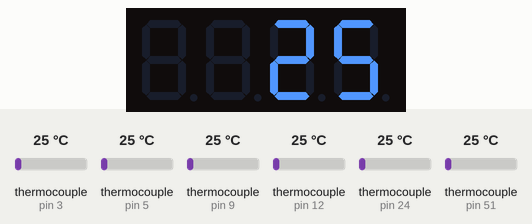
This sketch was run on a simulated Arduino Mega 2560, built with avr-gcc and run on an emulated ATmega2560. Shown: 4-digit seven-segment display. Inputs (shaded band) come from the test bench; at power-on: thermocouple (sensors on pin 3, pin 5, pin 9, pin 12, pin 24, pin 51) 25 °C. What the sketch prints to the serial monitor is not drawn.

Above: at 2.0 s.
2.1 s: thermocouple (sensor on pin 3) set to 6 °C
At 3.4 s:
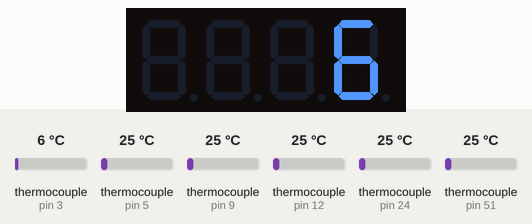
3.8 s: thermocouple (sensor on pin 3) set to 75 °C
At 5.2 s:
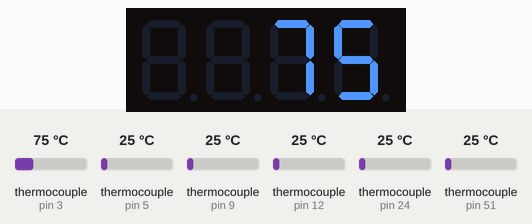
5.7 s: thermocouple (sensor on pin 3) set to 150 °C
At 6.4 s:
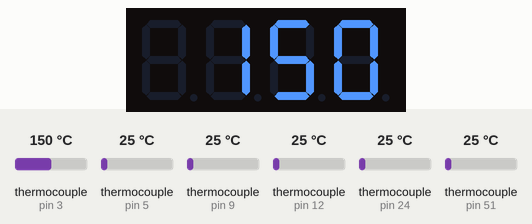
Timing chart, 0 to 8.7 s (numbered marks = the images above; inputs shaded):
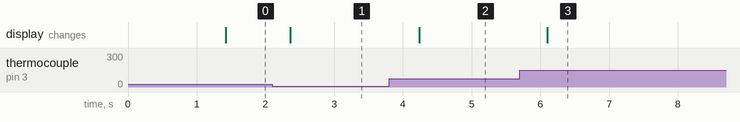

The sketch:

Sourcecode_Abgas_ohne_display.ino
```cpp
/*Sourcecode_Abgastemperaturanzeige*/

/* Digital Display Modell 5641AS
 * 7seg-pinout-annotated_1500.jpg
 * Zur Steuerung benutze ich eine schon existierende Bibliothek
 * https://github.com/DeanIsMe/SevSeg
 *
 * Draufsicht!
 * Zahl auswahl von links nach Rechts(8.8.8.8.):
 * 1. Segment Pin 12 links oben Masse(low) -> Board Pin 31
 * 2. Segment Pin 9 3. von rechts oben Masse(low) -> Board Pin 32
 * 3. Segment Pin 8 2. von rechts oben Masse(low) -> Board Pin 33
 * 4. Segment Pin 6 rechts unten Masse(low) -> Board Pin 34
 *
 * Segment der Zahl auswahl 8.:
 * Der Punkt (.) Pin 3 von links unten Plus(high) -> Board Pin 41
 * Horizontalstrich unten Pin 2 2. von links unten -> Board Pin 42
 * Horizontalstrich mitte Pin 5 2. von rechts unten -> Board Pin 43
 * Horizontalstrich oben Pin 11 2. von links oben -> Board Pin 44
 * Vertikalstrich links unten Pin 1 1. von links unten -> Board Pin 45
 * Vertikalstrich rechts unten Pin 4 4. von links unten -> Board Pin 46
 * Vertikalstrich links oben Pin 10 3. von links oben -> Board Pin 47
 * Vertikalstrich rechts oben Pin 7 rechts oben -> Board Pin 48
 */

#include "SevSeg.h"
#include "max6675.h"
#include "stdlib.h"

//Display init
SevSeg sevseg;

//Display stuff
//pin belegung
byte numDigits = 4;
byte digitPins[] = {31, 32, 33, 34};
byte segmentPins[] = {44 ,48, 46, 42, 45, 47, 43, 41};


//flags
bool resistorsOnSegments = false; //wichtig, false = resistor 330ohm an den Masse(low)digit(position) punkten, true = segment(zahlschnipsel) Plus(high) sonst schaden an der Platine möglich !
byte hardwareConfig = COMMON_CATHODE;//wichtig anode oder cathode beachten ! andere schaltung in der Anzeige
bool updateWithDelays = false;
bool leadingZeros = false;
bool disableDecPoint = false;


//Thermo stuff max6675
//Cylinder 1 pinout
int cylinder_1_so = 4;
int cylinder_1_cs = 3;
int cylinder_1_sck = 2;

//Cylinder 2 pinout
int cylinder_2_so = 7;
int cylinder_2_cs = 5;
int cylinder_2_sck = 6;

//Cylinder 3 pinout
int cylinder_3_so = 10;
int cylinder_3_cs = 9;
int cylinder_3_sck = 8;

//Cylinder 4 pinout
int cylinder_4_so = 13;
int cylinder_4_cs = 12;
int cylinder_4_sck = 11;

//Cylinder 5 pinout
int cylinder_5_so = 52;
int cylinder_5_cs = 51;
int cylinder_5_sck = 50;

//Cylinder 6 pinout
int cylinder_6_so = 26;
int cylinder_6_cs = 24;
int cylinder_6_sck = 22;


//module init
//Cylinder 1
MAX6675 thermo_modul_cylinder_1(cylinder_1_sck, cylinder_1_cs,cylinder_1_so );
//Cylinder 2
MAX6675 thermo_modul_cylinder_2(cylinder_2_sck, cylinder_2_cs,cylinder_2_so );
//Cylinder 3
MAX6675 thermo_modul_cylinder_3(cylinder_3_sck, cylinder_3_cs,cylinder_3_so );
//Cylinder 4
MAX6675 thermo_modul_cylinder_4(cylinder_4_sck, cylinder_4_cs,cylinder_4_so );
//Cylinder 5
MAX6675 thermo_modul_cylinder_5(cylinder_5_sck, cylinder_5_cs,cylinder_5_so );
//Cylinder 6
MAX6675 thermo_modul_cylinder_6(cylinder_6_sck, cylinder_6_cs,cylinder_6_so );
//readout timing counter
int mscount = 0;


void setup() {
  sevseg.begin(hardwareConfig, numDigits, digitPins, segmentPins, resistorsOnSegments, updateWithDelays, leadingZeros, disableDecPoint);
  Serial.begin(9600);
  delay(500);
}
void loop() {
  delay(1);
  mscount++;
  if(mscount == 800){
      int temp_cyl_1, temp_cyl_2, temp_cyl_3, temp_cyl_4, temp_cyl_5, temp_cyl_6;
      //Serial.print("Cyl_1(");
      Serial.print(temp_cyl_1 = thermo_modul_cylinder_1.readCelsius());
      //Serial.print(") ");
      //Serial.print("Cyl_2(");
      Serial.print(temp_cyl_2 = thermo_modul_cylinder_2.readCelsius());
      //Serial.print(") ");
      //Serial.print("Cyl_3(");
      Serial.print(temp_cyl_3 = thermo_modul_cylinder_3.readCelsius());
      //Serial.print(") ");
      //Serial.print("Cyl_4(");
      Serial.print(temp_cyl_4 = thermo_modul_cylinder_4.readCelsius());
      //Serial.print(") ");
      //Serial.print("Cyl_5(");
      Serial.print(temp_cyl_5 = thermo_modul_cylinder_5.readCelsius());
      //Serial.print(") ");
      //Serial.print("Cyl_6(");
      Serial.print(temp_cyl_6 = thermo_modul_cylinder_6.readCelsius());
      //Serial.print(") ");
      sevseg.setNumber(temp_cyl_1);
      mscount = 0;
    }
  sevseg.refreshDisplay();

  /* sevseg.setNumber(4444,0);
   sevseg.refreshDisplay();*/
  /* sevseg.setChars("1.956");
   sevseg.refreshDisplay();*/
}
```

Measured:
- after the input at 2.1 s, the display: changes after 0.26 s (image 1)
- after the input at 3.8 s, the display: changes after 0.44 s (image 2)
- after the input at 5.7 s, the display: changes after 0.40 s (image 3)
